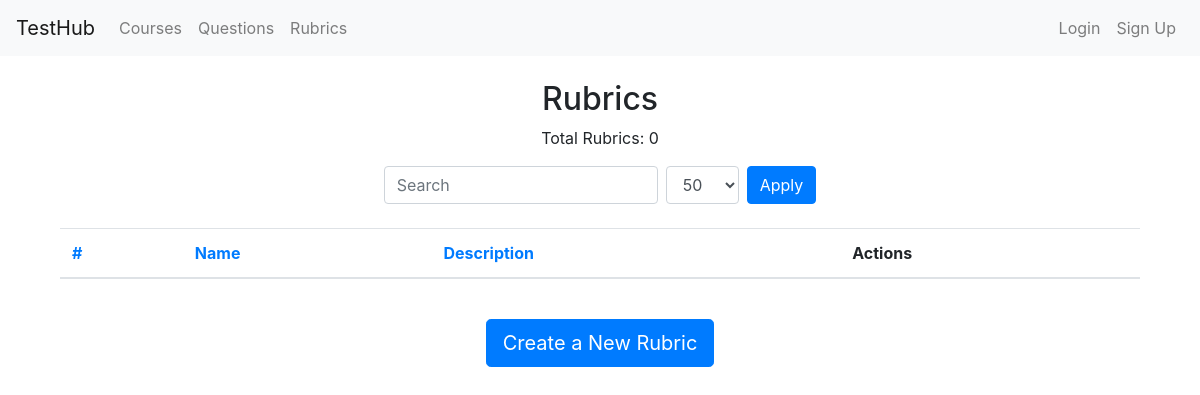
/rubrics/, run on an earlier commit of the app's database.
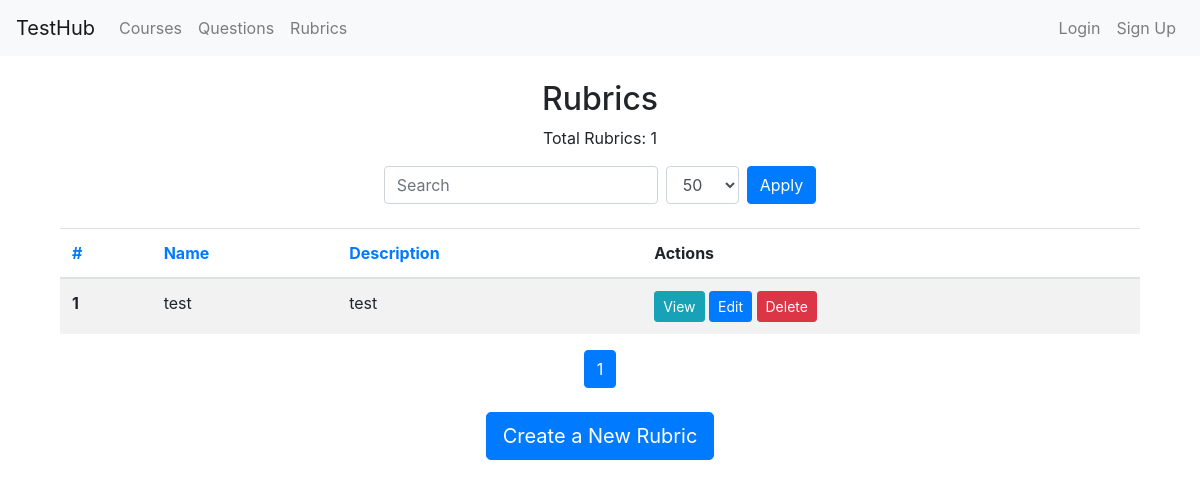
And on a later commit of the database.
### models.py (models this page shows)
class Rubric(db.Model):
    id = db.Column(db.Integer, primary_key=True)
    name = db.Column(db.String(100), nullable=False)
    description = db.Column(db.Text, nullable=True)
    sections = db.Column(db.Text, nullable=False)  # JSON string to store sections and their details

### routes/rubrics.py (the view)
@rubric_bp.route('/', methods=['GET', 'POST'], endpoint='list_rubrics')
def list_rubrics():
    query = Rubric.query
    search_fields = ['name', 'description']
    filter_fields = []
    query = apply_filters(query, Rubric, search_fields, filter_fields)
    query = apply_sorting(query, Rubric)
    rubrics, total_rubrics, pagination = apply_pagination(query)
    per_page = int(request.args.get('per_page', 50))
    page = int(request.args.get('page', 1))
    return render_template('rubric_list.html', rubrics=rubrics, total_rubrics=total_rubrics, pagination=pagination, per_page=per_page, page=page)

### utils.py (called while the page is built)
def apply_filters(query, model, search_fields, filter_fields):
    search = request.args.get('search')
    if search:
        filters = [getattr(model, field).ilike(f'%{search}%') for field in search_fields]
        query = query.filter(or_(*filters))
    for field in filter_fields:
        value = request.args.get(field)
        if value:
            query = query.filter(getattr(model, field) == value)
    return query

def apply_sorting(query, model):
    sort_by = request.args.get('sort_by', 'id')  # Default to 'id' if not provided or empty
    if not sort_by or not hasattr(model, sort_by):
        sort_by = 'id'  # Ensure sort_by is valid and falls back to 'id'
    sort_order = request.args.get('sort_order', 'asc')
    if sort_order == 'asc':
        query = query.order_by(getattr(model, sort_by).asc())
    else:
        query = query.order_by(getattr(model, sort_by).desc())
    return query

def apply_pagination(query):
    per_page = int(request.args.get('per_page', 50))
    page = int(request.args.get('page', 1))
    pagination = query.paginate(page=page, per_page=per_page, error_out=False)
    return pagination.items, pagination.total, pagination

### templates/rubric_list.html (shortened to what this page needs)
{% extends "base.html" %}
{% block content %}
<div class="container mt-4">
  <h2 class="text-center">Rubrics</h2>
  <p class="text-center">Total Rubrics: {{ total_rubrics }}</p>
  <form method="GET" action="{{ url_for('rubrics.list_rubrics') }}" class="form-inline justify-content-center mb-4">
    <input type="text" name="search" class="form-control mr-2" placeholder="Search">
    <select name="per_page" class="form-control mr-2">
      <option value="50" {% if per_page == 50 %}selected{% endif %}>50</option>
    </select>
    <button type="submit" class="btn btn-primary">Apply</button>
  </form>
  <table class="table table-striped">
    <thead>
      <tr>
        <th scope="col"><a href="{{ url_for('rubrics.list_rubrics', sort_by='id', sort_order='asc') }}">#</a></th>
        <th scope="col"><a href="{{ url_for('rubrics.list_rubrics', sort_by='name', sort_order='asc') }}">Name</a></th>
        <th scope="col"><a href="{{ url_for('rubrics.list_rubrics', sort_by='description', sort_order='asc') }}">Description</a></th>
        <th scope="col">Actions</th>
      </tr>
    </thead>
    <tbody>
      {% for rubric in rubrics %}
      <tr>
        <th scope="row">{{ loop.index }}</th>
        <td>{{ rubric.name }}</td>
        <td>{{ rubric.description }}</td>
        <td>
          <a href="{{ url_for('rubrics.view_rubric', rubric_id=rubric.id) }}" class="btn btn-info btn-sm">View</a>
          <a href="{{ url_for('rubrics.edit_rubric', rubric_id=rubric.id) }}" class="btn btn-primary btn-sm">Edit</a>
          <form action="{{ url_for('rubrics.delete_rubric', rubric_id=rubric.id) }}" method="post" style="display:inline;">
            <button type="submit" class="btn btn-danger btn-sm">Delete</button>
          </form>
        </td>
      </tr>
      {% endfor %}
    </tbody>
  </table>
  <nav aria-label="Page navigation">
    <ul class="pagination justify-content-center">
      {% for page_num in range(1, pagination.pages + 1) %}
      <li class="page-item {% if page == page_num %}active{% endif %}">
        <a class="page-link" href="{{ url_for('rubrics.list_rubrics', page=page_num, per_page=per_page) }}">{{ page_num }}</a>
      </li>
      {% endfor %}
    </ul>
  </nav>
  <div class="text-center mt-4">
    <a class="btn btn-primary btn-lg" href="{{ url_for('rubrics.create_rubric', reset=1) }}" role="button">Create a New Rubric</a>
  </div>
</div>
{% endblock %}

What changed in the data, as far as the page shows it:
added Rubric: name "test", description "test"
Also different on the page:
{{ total_rubrics }}: "0" → "1"
new list line: "1"
